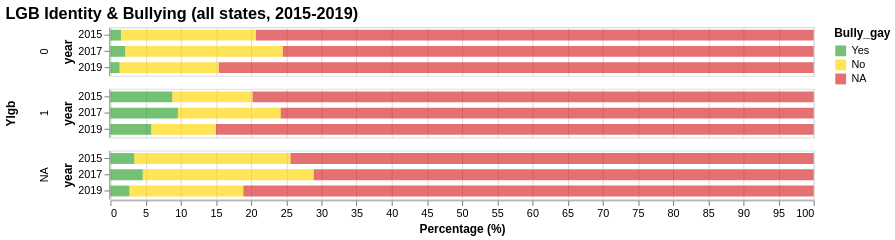

Describe this chart as a Vega-Lite specification.
### Vega-Lite specification from a JSON file in a GitHub repository (floating-point values rounded to 4 significant figures)
{"config": {"view": {"continuousWidth": 400, "continuousHeight": 300}, "range": {"category": ["#2ca02c", "gold", "#d62728"]}, "title": {"fontSize": 15}}, "data": {"name": "data-9b7aecf36bc09bbe91f4907eb1c83502"}, "mark": {"type": "bar", "opacity": 0.66, "size": 10}, "encoding": {"color": {"field": "Bully_gay", "sort": {"field": "order", "order": "ascending"}, "type": "nominal"}, "order": {"field": "order", "type": "nominal"}, "row": {"field": "Ylgb", "spacing": 10, "type": "nominal"}, "tooltip": [{"field": "state", "title": "State", "type": "nominal"}, {"field": "year", "title": "Year", "type": "ordinal"}, {"field": "Bully_gay", "title": "Bully_gay", "type": "nominal"}, {"field": "percent", "title": "Percent (%)", "type": "quantitative"}], "x": {"aggregate": "sum", "axis": {"title": "Percentage (%)"}, "field": "percent", "scale": {"domainMax": 100}, "type": "quantitative"}, "y": {"field": "year", "type": "ordinal"}}, "height": 45, "selection": {"selector027": {"type": "interval", "bind": "scales", "encodings": ["x", "y"]}}, "title": "LGB Identity & Bullying (all states, 2015-2019)", "transform": [{"calculate": "{'Yes':0, 'No':1, 'NA':2}[datum.Bully_gay]", "as": "order"}], "width": 650, "$schema": "https://vega.github.io/schema/vega-lite/v4.17.0.json", "datasets": {"data-9b7aecf36bc09bbe91f4907eb1c83502": [{"year": 2015, "Ylgb": "0", "Bully_gay": "NA", "percent": 79.3}, {"year": 2015, "Ylgb": "0", "Bully_gay": "No", "percent": 19.2}, {"year": 2015, "Ylgb": "0", "Bully_gay": "Yes", "percent": 1.5}, {"year": 2015, "Ylgb": "1", "Bully_gay": "NA", "percent": 79.8}, {"year": 2015, "Ylgb": "1", "Bully_gay": "No", "percent": 11.4}, {"year": 2015, "Ylgb": "1", "Bully_gay": "Yes", "percent": 8.8}, {"year": 2015, "Ylgb": "NA", "Bully_gay": "NA", "percent": 74.4}, {"year": 2015, "Ylgb": "NA", "Bully_gay": "No", "percent": 22.2}, {"year": 2015, "Ylgb": "NA", "Bully_gay": "Yes", "percent": 3.4}, {"year": 2017, "Ylgb": "0", "Bully_gay": "NA", "percent": 75.5}, {"year": 2017, "Ylgb": "0", "Bully_gay": "No", "percent": 22.4}, {"year": 2017, "Ylgb": "0", "Bully_gay": "Yes", "percent": 2.1}, {"year": 2017, "Ylgb": "1", "Bully_gay": "NA", "percent": 75.8}, {"year": 2017, "Ylgb": "1", "Bully_gay": "No", "percent": 14.6}, {"year": 2017, "Ylgb": "1", "Bully_gay": "Yes", "percent": 9.6}, {"year": 2017, "Ylgb": "NA", "Bully_gay": "NA", "percent": 71.1}, {"year": 2017, "Ylgb": "NA", "Bully_gay": "No", "percent": 24.3}, {"year": 2017, "Ylgb": "NA", "Bully_gay": "Yes", "percent": 4.6}, {"year": 2019, "Ylgb": "0", "Bully_gay": "NA", "percent": 84.6}, {"year": 2019, "Ylgb": "0", "Bully_gay": "No", "percent": 14.1}, {"year": 2019, "Ylgb": "0", "Bully_gay": "Yes", "percent": 1.3}, {"year": 2019, "Ylgb": "1", "Bully_gay": "NA", "percent": 85.0}, {"year": 2019, "Ylgb": "1", "Bully_gay": "No", "percent": 9.2}, {"year": 2019, "Ylgb": "1", "Bully_gay": "Yes", "percent": 5.8}, {"year": 2019, "Ylgb": "NA", "Bully_gay": "NA", "percent": 81.1}, {"year": 2019, "Ylgb": "NA", "Bully_gay": "No", "percent": 16.2}, {"year": 2019, "Ylgb": "NA", "Bully_gay": "Yes", "percent": 2.7}]}}
